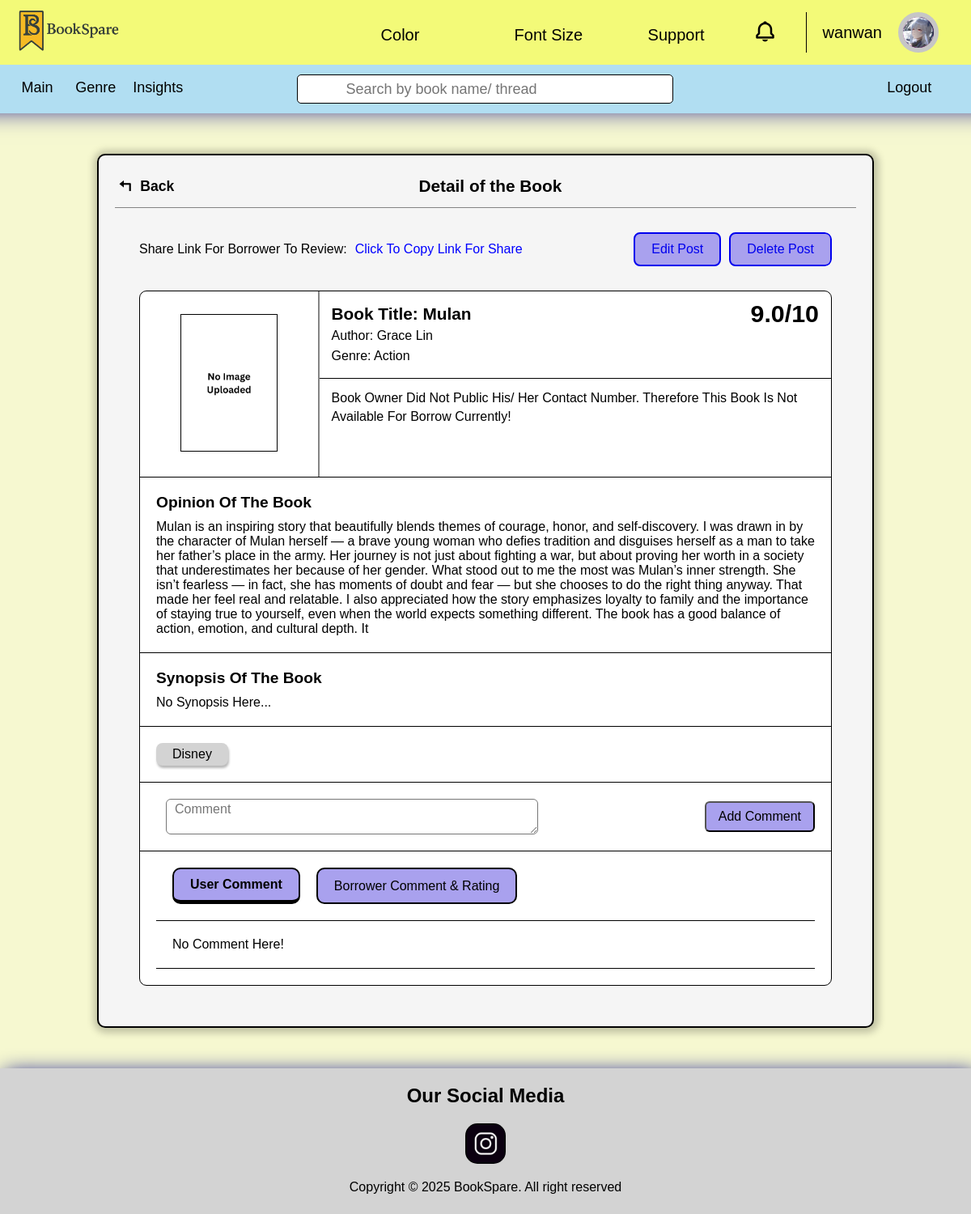
/bookDetail.php?postCode=6 (signed in), run on the app's committed database.
### tables this page shows
CREATE TABLE `reader_user` (
  `readerID` int(11) NOT NULL,
  `username` varchar(30) NOT NULL,
  `email` varchar(70) NOT NULL,
  `phone` varchar(15) NOT NULL,
  `country` varchar(75) NOT NULL,
  `dateOfBirth` date NOT NULL,
  `password` varchar(255) DEFAULT NULL,
  `avatar` varchar(255) DEFAULT NULL
);

CREATE TABLE `book_record` (
  `bookID` int(11) NOT NULL,
  `bookTitle` varchar(60) NOT NULL
);

CREATE TABLE `post_review` (
  `postCode` int(11) NOT NULL,
  `readerID` int(11) DEFAULT NULL,
  `bookID` int(11) DEFAULT NULL,
  `ownerOpinion` longtext NOT NULL,
  `ownerRating` decimal(3,1) NOT NULL,
  `frontCover_img` varchar(255) DEFAULT NULL,
  `backCover_img` varchar(255) DEFAULT NULL,
  `synopsis` longtext DEFAULT NULL,
  `statusPhone` varchar(10) DEFAULT NULL,
  `author` varchar(50) DEFAULT NULL,
  `genre` varchar(50) DEFAULT NULL
);

CREATE TABLE `thread` (
  `threadID` int(11) NOT NULL,
  `thread` varchar(20) NOT NULL
);

### bookDetail.php (the view, shortened to what this page needs)
<?php
require("database/database.php");
$username = $_SESSION['username'];
$email = $_SESSION['email'];
$contact = $_SESSION['contact'];
$readerID = $_SESSION['readerID'];
$sql = "SELECT * FROM Reader_User WHERE username = '$username'
OR email = '$email' OR phone = '$contact'";
$runSQL = $conn->query($sql);
$user = $runSQL->fetch_assoc();
$postCode = $_REQUEST['postCode'];
$sqlGetPostDetails = "SELECT
                          post.*,
                          reader.*,
                          book.*
                      FROM post_review post
                      INNER JOIN reader_user reader USING (readerID)
                      INNER JOIN book_record book USING (bookID)
                      WHERE post.postCode = '$postCode'";
$resultGetPostDetails = $conn->query($sqlGetPostDetails);
$post = $resultGetPostDetails->fetch_assoc();
$sqlGetThreads = "SELECT
                    thread.*
                  FROM Thread_Post threadPost
                  INNER JOIN Thread thread USING (threadID)
                  INNER JOIN Post_Review post USING (postCode)
                  WHERE threadPost.postCode = '$postCode'";
$resultGetThreads = $conn->query($sqlGetThreads);
$thread = $resultGetThreads->fetch_all(MYSQLI_ASSOC);
?>
<!DOCTYPE html>
<html lang="en" data-themeColor="defaultColor" data-fontSize="defaultFontSize">
<head>
</head>
<body>
<?php include("header.php"); ?>
    <main>
        <article>
            <div class="header-row">
                <div class="back-button"><i class='bx bx-reply'></i>Back</div>
                <h1>Detail of the Book</h1>
            </div>
            <hr class="header-line">
            <?php
                if ($post['readerID'] == $readerID) {
                    echo '<div class="book-edit-container">';
                    echo '<div>';
                    echo '<label>Share Link For Borrower To Review: </label>';
                    echo '<a shareLink="http://localhost:8080/BookReview_BorrowingSystem/bookreviewfeedback.php?postCode='.$postCode.'" target="_blank" id="shareLink">Click To Copy Link For Share</a>';
                    echo '</div>';
                    echo '<div>';
                    echo '<a href="editPost.php?postCode='.$post['postCode'].'">Edit Post</a>';
                    echo '<a href="confirmationDeletePost.php?postCode='.$post['postCode'].'">Delete Post</a>';
                    echo '</div>';
                    echo '</div>';
                    echo '<div class="book-container">';
                    if ($post['frontCover_img'] != null) {
                        echo '<div class="top-row">';
                        echo '    <div class="book-image-wrapper">';
                        echo '        <div class="book-image">';
                        echo '            <img src="'.$post['frontCover_img'].'" alt="Book Cover">';
                        echo '        </div>';
                        echo '        <div class="arrow-icon">';
                        echo '            <i class="bx bx-caret-right"></i>';
                        echo '        </div>';
                        echo '    </div>';
                        echo '    <div class="vertical-line"></div>';
                        echo '    <div class="book-content">';
                        echo '        <div class="bookTitleReview">';
                        echo '            <span class="book-title">Book Title: '.$post['bookTitle'].'</span>';
                        echo '            <span class="book-rating">'.$post['ownerRating'].'/10</span><br>';
                        echo '            <span class="book-author">Author: '.$post['author'].'</span><br>';
                        echo '            <span class="book-genre">Genre: '.$post['genre'].'</span>';
                        echo '        </div>';
                        echo '        <div class="button-box">';
                        if ($post['statusPhone'] == "YES") {
                            echo "<label>Please Contact My Whatsapp Or Call Me If You Wanna Borrow This Book</label>";
                            echo "<label>My Contact Number: <a href='https://wa.me/6{$post['phone']}' target='_blank'>{$post['phone']}</a></label>";
                        } else {
                            echo "<label>Book Owner Did Not Public His/ Her Contact Number. Therefore This Book Is Not Available For Borrow Currently!<label>";
                        }
                        echo '        </div>';
                        echo '    </div>';
                        echo '</div>';
                        echo '<div class="synopsis-box">';
                        echo '<h2>Opinion Of The Book</h2>';
                        echo $post['ownerOpinion'];
                        echo '</div>';
                        echo '<div class="synopsis-box">';
                        echo '<h2>Synopsis Of The Book</h2>';
                        echo $post['synopsis'];
                        echo '</div>';
                        echo '<div class="thread-box">';
                        if (!empty($thread)) {
                            foreach ($thread as $data) {
                                echo "<label>{$data['thread']}</label>";
                            }
                        } else {
                            echo "No Thread Listed...";
                        }
                        echo '</div>';
                        echo '<div class="comment-box">';
                        echo '<form id="commentForm" method="POST" action="' . htmlspecialchars("backendLogic/commentHandling.php?postCode=" . $postCode) . '">';
                        echo '<div class="inputContainer">';
                        echo '<div>';
                        echo '<box-icon name="message-minus" id="burgerIcon" size="10"></box-icon>';
                        echo '<textarea name="comment" id="comment" placeholder="Comment"></textarea>';
                        echo '</div>';
                        echo '<input type="submit" name="addComment" value="Add Comment">';
                        echo '</div>';
                        echo '</form>';
                        echo '</div>';
                        echo '<div class="viewComment-box">';
                        echo '<form class="commentOption" method="GET" action="bookDetail.php">';
                        echo '    <input type="hidden" name="postCode" value="' . $postCode . '">';
                        $userActive = (!isset($_GET['section']) || $_GET['section'] === 'user') ? 'active' : '';
                        $borrowerActive = (isset($_GET['section']) && $_GET['section'] === 'borrower') ? 'active' : '';
                        echo '    <button type="submit" name="section" value="user" class="' . $userActive . '" id="userCommentBt">User Comment</button>';
                        echo '    <button type="submit" name="section" value="borrower" class="' . $borrowerActive . '" id="borrowerRatingBt">Borrower Comment & Rating</button>';
                        echo '</form>';
                        if (isset($_GET['section'])) {
                            if ($_GET['section'] === 'user') {
                                include 'bookDetailsSection/commentSection.php';
                            } elseif ($_GET['section'] === 'borrower') {
                                include 'bookDetailsSection/ratingSection.php';
                            }
                        } else {
                            include 'bookDetailsSection/commentSection.php';
                        }
                        echo '</div>';
                    } else {
                        echo '<div class="top-row">';
                        echo '    <div class="book-image-wrapper" style="justify-content: center;">';
                        echo '        <div class="book-image">';
                        echo '            <img src="bookUploads/noImageUploaded.png" alt="Book Cover">';
                        echo '        </div>';
                        echo '    </div>';
                        echo '    <div class="book-content">';
                        echo '        <div class="bookTitleReview">';
                        echo '            <span class="book-title">Book Title: '.$post['bookTitle'].'</span>';
                        echo '            <span class="book-rating">'.$post['ownerRating'].'/10</span><br>';
                        echo '            <span class="book-author">Author: '.$post['author'].'</span><br>';
                        echo '            <span class="book-genre">Genre: '.$post['genre'].'</span>';
                        echo '        </div>';
                        echo '        <div class="button-box">';
                        if ($post['statusPhone'] == "YES") {
                            echo "<label>Please Contact My Whatsapp Or Call Me If You Wanna Borrow This Book</label>";
                            echo "<label>My Contact Number: <a href='https://wa.me/6{$post['phone']}' target='_blank' >{$post['phone']}</a></label>";
                        } else {
                            echo "<label>Book Owner Did Not Public His/ Her Contact Number. Therefore This Book Is Not Available For Borrow Currently!<label>";
                        }
                        echo '        </div>';
                        echo '    </div>';
                        echo '</div>';
                        echo '<div class="synopsis-box">';
                        echo '<h2>Opinion Of The Book</h2>';
                        echo $post['ownerOpinion'];
                        echo '</div>';
                        echo '<div class="synopsis-box">';
                        echo '<h2>Synopsis Of The Book</h2>';
                        echo 'No Synopsis Here...';
                        echo '</div>';
                        echo '<div class="thread-box">';
                        if (!empty($thread)) {
                            foreach ($thread as $data) {
                                echo "<label>{$data['thread']}</label>";
                            }
                        } else {
                            echo "No Thread Listed...";
                        }
                        echo '</div>';
                        echo '<div class="comment-box">';
                        echo '<form id="commentForm" method="POST" action="' . htmlspecialchars("backendLogic/commentHandling.php?postCode=" . $postCode) . '">';
                        echo '<div class="inputContainer">';
                        echo '<div>';
                        echo '<textarea name="comment" id="comment" placeholder="Comment"></textarea>';
                        echo '</div>';
                        echo '<input type="submit" name="addComment" value="Add Comment">';
                        echo '</div>';
                        echo '</form>';
                        echo '</div>';
                        echo '<div class="viewComment-box">';
                        echo '<form class="commentOption" method="GET" action="bookDetail.php">';
                        $userActive = (!isset($_GET['section']) || $_GET['section'] === 'user') ? 'active' : '';
                        $borrowerActive = (isset($_GET['section']) && $_GET['section'] === 'borrower') ? 'active' : '';
                        echo '    <button type="submit" name="section" value="user" class="' . $userActive . '" id="userCommentBt">User Comment</button>';
                        echo '    <button type="submit" name="section" value="borrower" class="' . $borrowerActive . '" id="borrowerRatingBt">Borrower Comment & Rating</button>';
                        echo '</form>';
                        if (isset($_GET['section'])) {
                            if ($_GET['section'] === 'user') {
                                include 'bookDetailsSection/commentSection.php';
                            } elseif ($_GET['section'] === 'borrower') {
                                include 'bookDetailsSection/ratingSection.php';
                            }
                        } else {
                            include 'bookDetailsSection/commentSection.php';
                        }
                        echo '</div>';
                    }
                    echo '</div>';
                }
            ?>
        </article>
    </main>
</body>
</html>

### header.php (shortened to what this page needs)
<?php
    $sqlGetPostDetailsHeader = "SELECT
                            post.*,
                            reader.*,
                            book.*
                        FROM post_review post
                        INNER JOIN reader_user reader USING (readerID)
                        INNER JOIN book_record book USING (bookID)
                        WHERE post.readerID = '$readerID'
                        ORDER BY post.postCode DESC";
    $resultGetPostDetailsHeader = $conn->query($sqlGetPostDetailsHeader);
?>
<!DOCTYPE html>
<html lang="en" data-themeColor="defaultColor" data-fontSize="defaultFontSize">
<head>
</head>
<body>
    <header>
        <div id="firstHeader">
            <a href="main.php" id="logo"><img src="image/logoTitle.png" alt="logo" id="logoImage"></a>
            <nav>
                <div>
                    <span class="colorButton"><label for="color">Color<box-icon name='chevron-down'
                                class="downArrow"></box-icon></label></span>
                </div>
                <div>
                    <span class="fontSizeButton"><label for="fontSize">Font Size<box-icon name='chevron-down'
                                class="downArrow"></box-icon></label></span>
                </div>
                <div>
                    <span class="supportButton"><label for="support">Support<box-icon name='chevron-down'
                                class="downArrow"></box-icon></label></span>
                </div>
                <div>
                    <span class="notificationButton"><label for="notification"><i class='bx  bx-bell' ></i> </label></span>
                </div>
                <div>
                    <span class="profile">
                        <?php echo $user['username']; ?>
                        <a>
                        <?php
                            if ($user['avatar'] == null) {
                                echo $user['username'][0];
                            } else {
                                echo "<img src=".$user['avatar']." alt='Profile Image'>";
                            }
                        ?>
                        </a>
                    </span>
                </div>
            </nav>
        </div>
        <div id="secondHeader">
            <nav>
                <a href="main.php"><label for="">Main</label></a>
                <a href="genre.php"><label for="">Genre</label></a>
                <a href="barChart.php"><label for="">Insights</label></a>
            </nav>
            <form method="POST" action="search.php" class="headerForm">
                <box-icon name='search-alt'></box-icon>
                <input type="text" placeholder="Search by book name/ thread" name="search">
            </form>
            <nav>
                <a href="logout.php"><label for="main">Logout</label></a>
            </nav>
        </div>
    </header>
</body>
</html>

### data on the page
reader_user: username "wanwan", avatar (picture)
book_record: bookTitle "Mulan"
post_review: ownerRating "9.0", author "Grace Lin", genre "Action", ownerOpinion "Mulan is an inspiring story that beautifully blends themes of courage, honor, and self-discovery. I was drawn in by the character of Mulan herself — a brave young woman who defies tradition and disguises herself as a man to take her father’s place in the army. Her journey is not just about fighting a war, but about proving her worth in a society that underestimates her because of her gender. What stood out to me the most was Mulan’s inner strength. She isn’t fearless — in fact, she has moments of doubt and fear — but she chooses to do the right thing anyway. That made her feel real and relatable. I also appreciated how the story emphasizes loyalty to family and the importance of staying…"
thread: thread "Disney"
